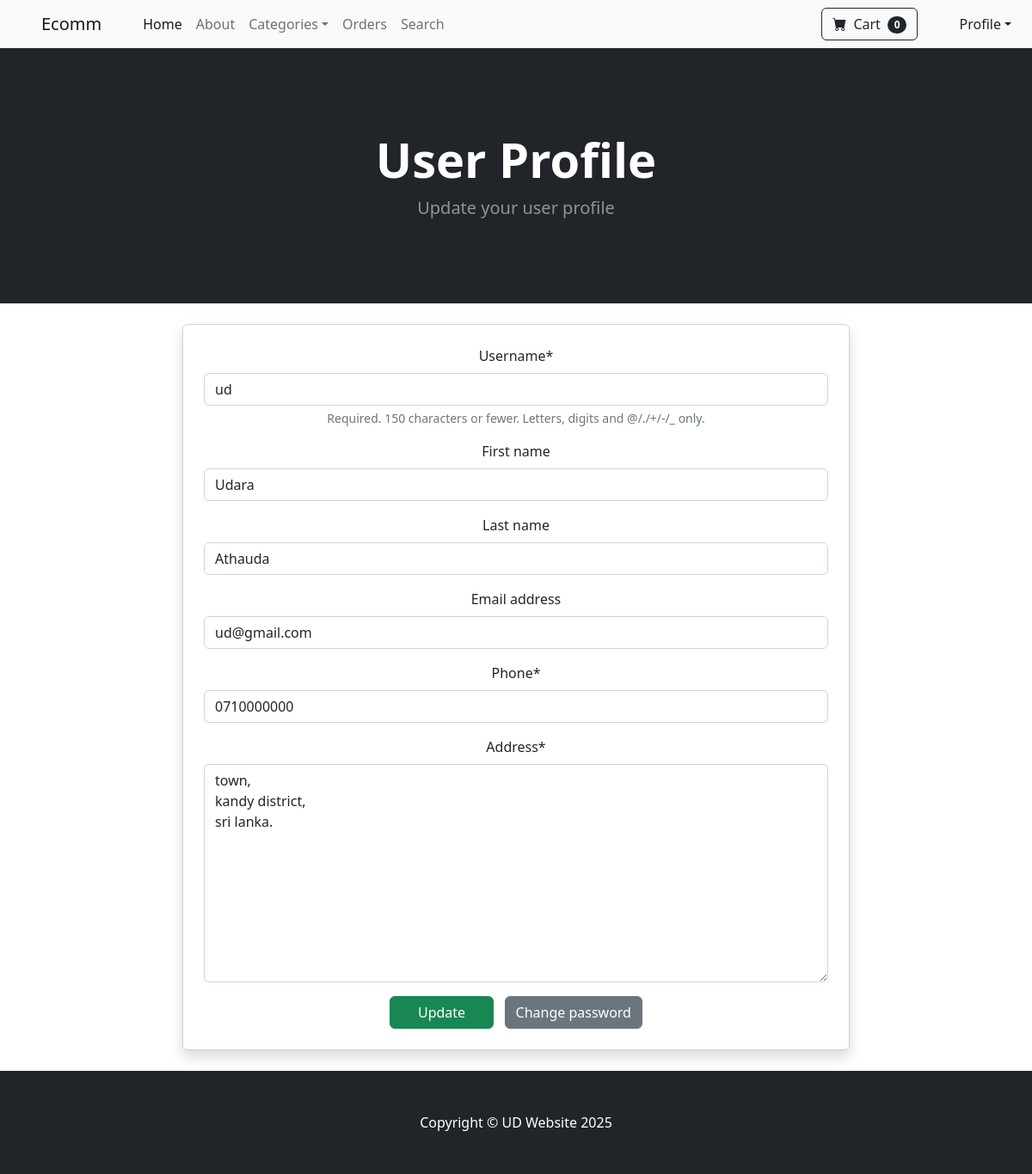
The page /update_user/ (signed in) on the database its author committed.
### ecomApp/models.py (models this page shows, shortened)
class User(AbstractUser):
    phone = models.CharField(max_length=15, validators=[validatePhone])
    address = models.TextField()

### ecomApp/views.py (the view)
# urls.py: path('update_user/', views.update_user, name="update_user"),
@login_required(login_url='login')
def update_user(request):
    if request.user.is_authenticated:
        current_user = User.objects.get(id=request.user.id)
        form = UserUpdateForm(request.POST or None, instance=current_user)
        if form.is_valid():
            form.save()
            login(request, current_user)
            return redirect('update_user')
        return render(request, 'update_user.html', context={'form': form})

### ecomApp/forms.py
class UserUpdateForm(UserChangeForm):
    phone = forms.CharField(max_length=15, required=True)
    address = forms.CharField(widget=forms.Textarea, required=True)
    password = None
    class Meta:
        model = User
        fields = ('username', 'first_name', 'last_name', 'email', 'phone', 'address',)

### ecomApp/context_processors.py (called while the page is built)
def categories_processor(request):
    categories = Category.objects.all()
    return {'categories': categories}

def cart_item_count(request):
    cart = Cart(request)
    items = cart.cart.keys()
    item_count = len(items)
    return {'item_count': item_count}

### templates/update_user.html (shortened to what this page needs)
{% extends 'base.html' %}
{% block content %}
{% load crispy_forms_tags %}
{% include 'navigation.html' %}
<header class="bg-dark py-5">
    <div class="container px-4 px-lg-5 my-5">
        <div class="text-center text-white">
            <h1 class="display-4 fw-bolder">User Profile</h1>
            <p class="lead fw-normal text-white-50 mb-0">Update your user profile</p>
        </div>
    </div>
</header>
<div class="container mt-4 mb-4" style="max-width: 800px; margin: 0 auto;">
    <form method="post" action="{% url 'update_user' %}" class="form-control p-4 rounded shadow text-center">
        <div class="mb-3">
            {{ form|crispy }}
        </div>
        <button type="submit" class="btn btn-success col-2">Update</button>
        <a href="{% url 'update_password' %}" class="btn btn-secondary">Change password</a>
    </form>
</div>
{% include 'footer.html' %}
{% endblock %}

### rows shown on the page
User: username "ud", first_name "Udara", last_name "Athauda", email "ud@gmail.com", phone "0710000000", address "town, kandy district, sri lanka."

### other values the page prints
{{ item_count }} "0"
